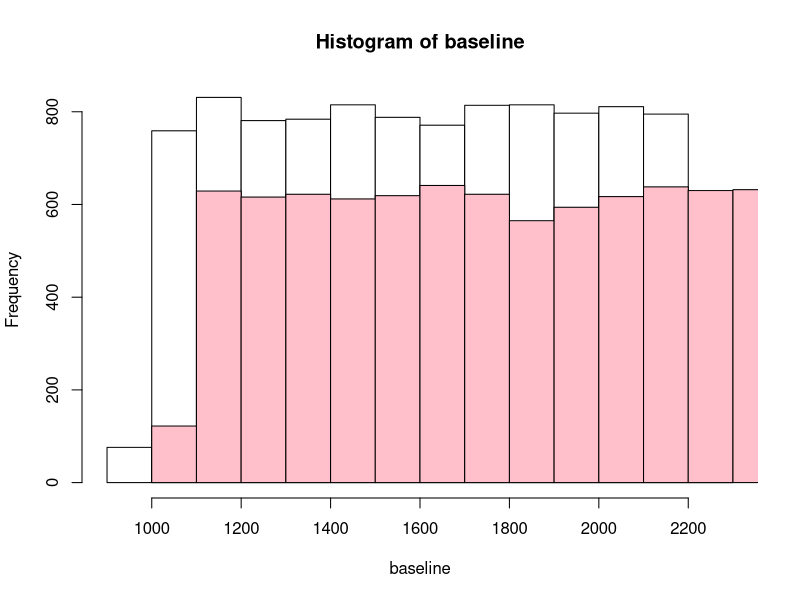

The R source for this figure:
# Micro-dosing question

# baseline per ha yield
Shea_yield <- c(100, 500)
  maize_yield <- c(800, 1000)
  unfert_yield <- Shea_yield + maize_yield
  
  normal_fertilizer_increase <- c(0.1, 0.5)
  baseline_yield <- unfert_yield + unfert_yield*normal_fertilizer_increase
    # Intervention to add micro-dosing
  micro_dose_increase <- c(0.2, 0.8)
  mico_dose_yield <- unfert_yield + unfert_yield*micro_dose_increase
  
  num_simulations <- 10000
  
  baseline <- runif(n = num_simulations, 
                        min = baseline_yield[1], 
                        max = baseline_yield[2])
  
  microdose <- runif(n = num_simulations, 
                       min = mico_dose_yield[1], 
                       max = mico_dose_yield[2])

  
  hist(baseline, col = "white")
  hist(microdose, add = TRUE, col = "pink")
  